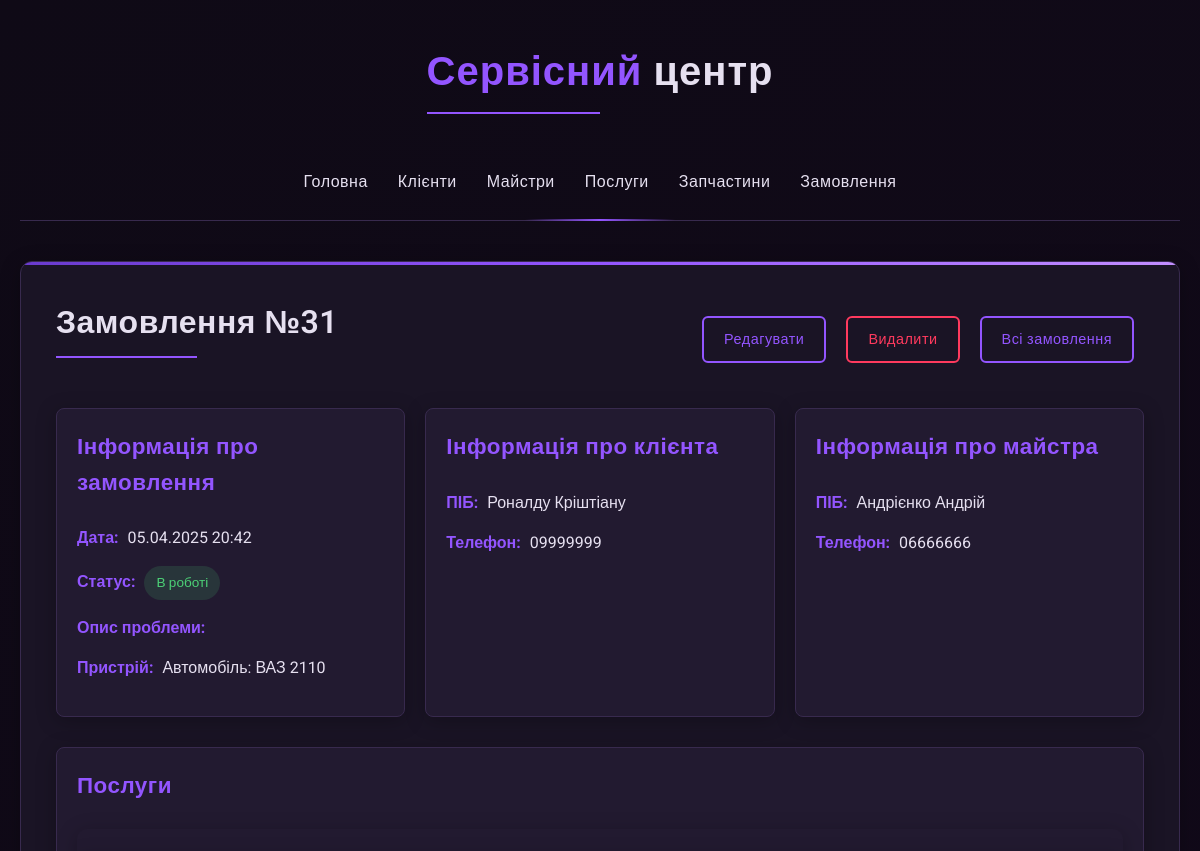
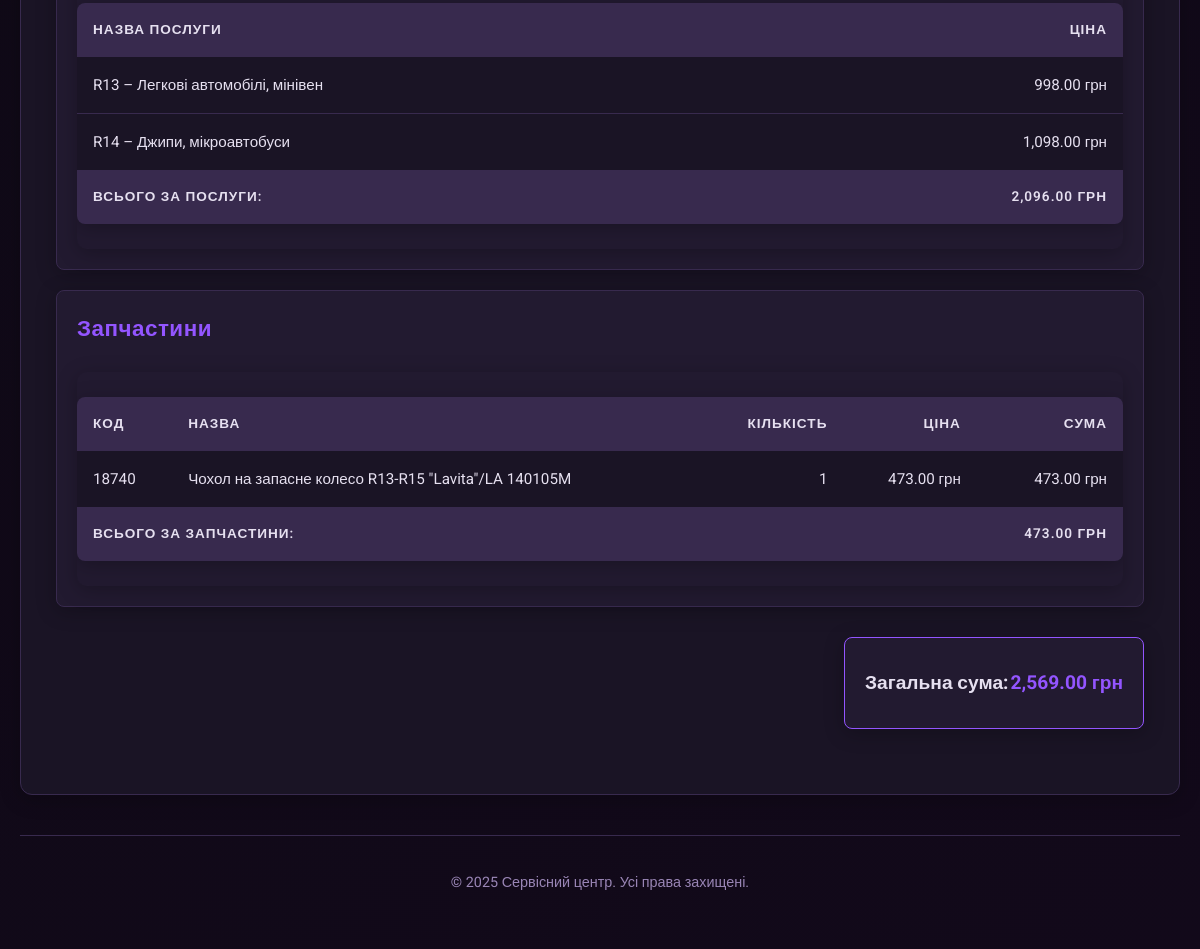
/Service-Center/orders/view.php?id=31, run on the app's committed database (2 pictures, top to bottom).
### tables this page shows
CREATE TABLE `orders` (
  `order_id` int(11) NOT NULL,
  `client_id` int(11) NOT NULL,
  `master_id` int(11) NOT NULL,
  `order_date` datetime NOT NULL DEFAULT CURRENT_TIMESTAMP,
  `status` varchar(50) DEFAULT 'Нове',
  `description` text,
  `issue_description` text,
  `client_device` text,
  `notes` text,
  `total_price` text
);

CREATE TABLE `clients` (
  `client_id` int(11) NOT NULL,
  `last_name` varchar(100) NOT NULL,
  `first_name` varchar(100) NOT NULL,
  `patronymic` varchar(100) DEFAULT NULL,
  `phone_number` varchar(20) NOT NULL,
  `email` varchar(100) DEFAULT NULL,
  `car` varchar(255) DEFAULT NULL
);

CREATE TABLE `masters` (
  `master_id` int(11) NOT NULL,
  `first_name` varchar(100) NOT NULL,
  `last_name` varchar(100) NOT NULL,
  `phone_number` varchar(20) NOT NULL,
  `email` varchar(100) DEFAULT NULL
);

CREATE TABLE `order_services` (
  `order_service_id` int(11) NOT NULL,
  `order_id` int(11) NOT NULL,
  `service_id` int(11) NOT NULL,
  `quantity` int(11) NOT NULL DEFAULT '1'
);

CREATE TABLE `services` (
  `service_id` int(11) NOT NULL,
  `name` varchar(200) NOT NULL,
  `price` decimal(10,2) NOT NULL
);

CREATE TABLE `order_parts` (
  `order_part_id` int(11) NOT NULL,
  `order_id` int(11) NOT NULL,
  `part_id` int(11) NOT NULL,
  `quantity` int(11) NOT NULL DEFAULT '1'
);

CREATE TABLE `products` (
  `product_id` int(11) NOT NULL,
  `code` varchar(50) DEFAULT NULL,
  `name` varchar(255) NOT NULL,
  `price` decimal(10,2) DEFAULT NULL,
  `unit` varchar(20) DEFAULT 'шт',
  `created_at` timestamp NOT NULL DEFAULT CURRENT_TIMESTAMP
);

### Service-Center/orders/view.php (the view, shortened to what this page needs)
<?php
include_once '../config.php';
include_once '../includes/header.php';
$order_id = (int)$_GET['id'];
try {
    $stmt = $pdo->prepare("
        SELECT o.*,
               c.client_id, c.last_name as client_last_name, c.first_name as client_first_name, c.phone_number as client_phone, c.email as client_email,
               m.master_id, m.last_name as master_last_name, m.first_name as master_first_name, m.phone_number as master_phone
        FROM orders o
        JOIN clients c ON o.client_id = c.client_id
        JOIN masters m ON o.master_id = m.master_id
        WHERE o.order_id = ?
    ");
    $stmt->execute([$order_id]);
    $order = $stmt->fetch();
    $stmt = $pdo->prepare("
        SELECT os.*, s.name as service_name, s.price as service_price
        FROM order_services os
        JOIN services s ON os.service_id = s.service_id
        WHERE os.order_id = ?
    ");
    $stmt->execute([$order_id]);
    $services = $stmt->fetchAll();
    $stmt = $pdo->prepare("
        SELECT op.*, p.name as part_name, p.price as part_price, p.code as part_code
        FROM order_parts op
        JOIN products p ON op.part_id = p.product_id
        WHERE op.order_id = ?
    ");
    $stmt->execute([$order_id]);
    $parts = $stmt->fetchAll();
    $services_total = 0;
    foreach ($services as $service) {
        $services_total += $service['service_price'];
    }
    $parts_total = 0;
    foreach ($parts as $part) {
        $parts_total += $part['quantity'] * $part['part_price'];
    }
} catch (PDOException $e) {
    redirectWithMessage('../orders/index.php', 'Помилка бази даних: ' . $e->getMessage(), 'error');
}
$statusClass = 'status-new';
?>
    <div class="page-header">
        <h1>Замовлення №<?php echo $order_id; ?></h1>
        <div class="page-actions">
            <a href="edit.php?id=<?php echo $order_id; ?>" class="btn">Редагувати</a>
            <a href="delete.php?id=<?php echo $order_id; ?>" class="btn btn-danger delete-btn">Видалити</a>
            <a href="index.php" class="btn">Всі замовлення</a>
        </div>
    </div>
    <div class="order-details">
        <div class="order-info">
            <h3>Інформація про замовлення</h3>
            <div class="info-group">
                <strong>Дата:</strong> <?php echo date('d.m.Y H:i', strtotime($order['order_date'])); ?>
            </div>
            <div class="info-group">
                <strong>Статус:</strong>
                <span class="status-badge <?php echo $statusClass; ?>"><?php echo htmlspecialchars($order['status']); ?></span>
            </div>
            <div class="info-group">
                <strong>Опис проблеми:</strong>
            </div>
            <?php if (!empty($order['client_device'])): ?>
                <div class="info-group">
                    <strong>Пристрій:</strong> <?php echo htmlspecialchars($order['client_device']); ?>
                </div>
            <?php endif; ?>
        </div>
        <div class="client-info">
            <h3>Інформація про клієнта</h3>
            <div class="info-group">
                <strong>ПІБ:</strong>
                <?php echo htmlspecialchars($order['client_last_name'] . ' ' . $order['client_first_name']); ?>
            </div>
            <div class="info-group">
                <strong>Телефон:</strong> <?php echo htmlspecialchars($order['client_phone']); ?>
            </div>
        </div>
        <div class="master-info">
            <h3>Інформація про майстра</h3>
            <div class="info-group">
                <strong>ПІБ:</strong>
                <?php echo htmlspecialchars($order['master_last_name'] . ' ' . $order['master_first_name']); ?>
            </div>
            <div class="info-group">
                <strong>Телефон:</strong> <?php echo htmlspecialchars($order['master_phone']); ?>
            </div>
        </div>
    </div>
    <div class="order-section">
        <h3>Послуги</h3>
        <?php if (empty($services)): ?>
            <p>Не додано жодної послуги до цього замовлення.</p>
        <?php else: ?>
            <div class="table-responsive">
                <table>
                    <thead>
                    <tr>
                        <th>Назва послуги</th>
                        <th class="text-right">Ціна</th>
                    </tr>
                    </thead>
                    <tbody>
                    <?php foreach ($services as $service): ?>
                        <tr>
                            <td><?php echo htmlspecialchars($service['service_name']); ?></td>
                            <td class="text-right"><?php echo number_format($service['service_price'], 2); ?> грн</td>
                        </tr>
                    <?php endforeach; ?>
                    </tbody>
                    <tfoot>
                    <tr>
                        <th>Всього за послуги:</th>
                        <th class="text-right"><?php echo number_format($services_total, 2); ?> грн</th>
                    </tr>
                    </tfoot>
                </table>
            </div>
        <?php endif; ?>
    </div>
    <div class="order-section">
        <h3>Запчастини</h3>
        <?php if (empty($parts)): ?>
            <p>Не додано жодної запчастини до цього замовлення.</p>
        <?php else: ?>
            <div class="table-responsive">
                <table>
                    <thead>
                    <tr>
                        <th>Код</th>
                        <th>Назва</th>
                        <th class="text-right">Кількість</th>
                        <th class="text-right">Ціна</th>
                        <th class="text-right">Сума</th>
                    </tr>
                    </thead>
                    <tbody>
                    <?php foreach ($parts as $part): ?>
                        <tr>
                            <td><?php echo htmlspecialchars($part['part_code'] ?? ''); ?></td>
                            <td><?php echo htmlspecialchars($part['part_name']); ?></td>
                            <td class="text-right"><?php echo $part['quantity']; ?></td>
                            <td class="text-right"><?php echo number_format($part['part_price'], 2); ?> грн</td>
                            <td class="text-right"><?php echo number_format($part['quantity'] * $part['part_price'], 2); ?> грн</td>
                        </tr>
                    <?php endforeach; ?>
                    </tbody>
                    <tfoot>
                    <tr>
                        <th colspan="4">Всього за запчастини:</th>
                        <th class="text-right"><?php echo number_format($parts_total, 2); ?> грн</th>
                    </tr>
                    </tfoot>
                </table>
            </div>
        <?php endif; ?>
    </div>
    <div class="order-total">
        <div class="total-box">
            <div class="total-row">
                <div class="total-label">Загальна сума:</div>
                <div class="total-value"><?php echo number_format($services_total + $parts_total, 2); ?> грн</div>
            </div>
        </div>
    </div>
<?php include_once '../includes/footer.php'; ?>

### Service-Center/css/style.css (style rules this page uses)
:root { --primary-bg: #0f0a16; --secondary-bg: #1a1425; --card-bg: #221a30; --text-color: #e6e0f0; --text-muted: #9985b5; --accent-color: #9355ff; --accent-color2: #6a3bce; --accent-color3: #c28eff; --border-color: #382a4e; --error-color: #ff3a5e; --success-color: #4cd076; --table-hover: #2a1e3a; --table-border: #382a4e; --box-shadow: 0 4px 20px rgba(0, 0, 0, 0.25); --highlight-shadow: 0 0 10px rgba(147, 85, 255, 0.3); }
* { margin: 0; padding: 0; box-sizing: border-box; transition: all 0.3s ease; }
body { font-family: 'Roboto', sans-serif; background: linear-gradient(140deg, var(--primary-bg), #12091a); color: var(--text-color); line-height: 1.6; min-height: 100vh; font-size: 16px; }
h1, h2, h3 { color: var(--text-color); margin-bottom: 25px; font-weight: 600; letter-spacing: 0.5px; }
h1 { font-size: 2rem; position: relative; display: inline-block; padding-bottom: 10px; }
h1:after { content: ''; position: absolute; bottom: 0; left: 0; width: 50%; height: 2px; background: var(--accent-color); }
h3 { font-size: 1.4rem; color: var(--accent-color); }
table { width: 100%; border-collapse: separate; border-spacing: 0; margin: 25px 0; background-color: var(--secondary-bg); border-radius: 8px; overflow: hidden; box-shadow: var(--box-shadow); }
th { background-color: var(--border-color); color: var(--text-color); font-weight: 600; text-align: left; padding: 16px; text-transform: uppercase; font-size: 0.85rem; letter-spacing: 1px; }
td { padding: 16px; border-bottom: 1px solid var(--border-color); font-size: 0.95rem; }
tr:last-child td { border-bottom: none; }
tbody tr { transition: all 0.3s ease; }
.btn { display: inline-block; padding: 10px 20px; background-color: transparent; border: 2px solid var(--accent-color); color: var(--accent-color); border-radius: 6px; cursor: pointer; text-decoration: none; font-size: 0.9rem; font-weight: 500; transition: all 0.3s ease; margin-right: 10px; letter-spacing: 0.5px; position: relative; overflow: hidden; z-index: 1; }
.btn-danger { border-color: var(--error-color); color: var(--error-color); }
.table-responsive { overflow-x: auto; border-radius: 10px; box-shadow: var(--box-shadow); }
.order-details { display: grid; grid-template-columns: repeat(auto-fit, minmax(300px, 1fr)); gap: 30px; margin-bottom: 40px; }
.order-info, .client-info, .master-info, .order-items { background-color: var(--card-bg); border-radius: 10px; padding: 25px; box-shadow: var(--box-shadow); border: 1px solid var(--border-color); }
.info-group { margin-bottom: 15px; }
.info-group strong { color: var(--accent-color); margin-right: 10px; }
.status-badge { display: inline-block; padding: 6px 12px; border-radius: 50px; font-size: 0.85rem; font-weight: 500; }
.status-new { background-color: rgba(76, 208, 118, 0.15); color: var(--success-color); }

### Service-Center/orders/view.php (style rules this page uses)
.page-header { display: flex; justify-content: space-between; align-items: center; margin-bottom: 25px; flex-wrap: wrap; gap: 15px; }
.page-actions { display: flex; gap: 10px; }
.order-details { display: grid; grid-template-columns: repeat(auto-fit, minmax(300px, 1fr)); gap: 20px; margin-bottom: 30px; }
.order-info, .client-info, .master-info { background-color: var(--card-bg); border: 1px solid var(--border-color); border-radius: 8px; padding: 20px; box-shadow: var(--box-shadow); }
.order-section { background-color: var(--card-bg); border: 1px solid var(--border-color); border-radius: 8px; padding: 20px; margin-bottom: 20px; box-shadow: var(--box-shadow); }
.info-group { margin-bottom: 15px; }
.info-group strong { color: var(--accent-color); margin-right: 5px; }
.text-right { text-align: right; }
.order-total { display: flex; justify-content: flex-end; margin: 30px 0; }
.total-box { background-color: var(--card-bg); border: 1px solid var(--accent-color); border-radius: 8px; padding: 20px; box-shadow: var(--box-shadow); min-width: 300px; }
.total-row { display: flex; justify-content: space-between; padding: 10px 0; font-size: 1.2rem; font-weight: bold; }
.total-value { color: var(--accent-color); }

### data on the page
orders: order_date "05.04.2025 20:42", status "В роботі", client_device "Автомобіль: ВАЗ 2110", client.first_name "Роналду Кріштіану", client.phone_number "09999999", master.first_name "Андрієнко Андрій", master.phone_number "06666666"
order_services: service.name "R13 – Легкові автомобілі, мінівен", service.price "998.00"
order_services: service.name "R14 – Джипи, мікроавтобуси", service.price "1,098.00"
order_parts: part.code "18740", part.name "Чохол на запасне колесо R13-R15 \"Lavita\"/LA 140105M", quantity "1", part.price "473.00", $part['quantity']*$part['part_price'] "473.00"

### other printed values
$order_id "31"
$services_total "2,096.00"
$parts_total "473.00"
$services_total + $parts_total "2,569.00"
